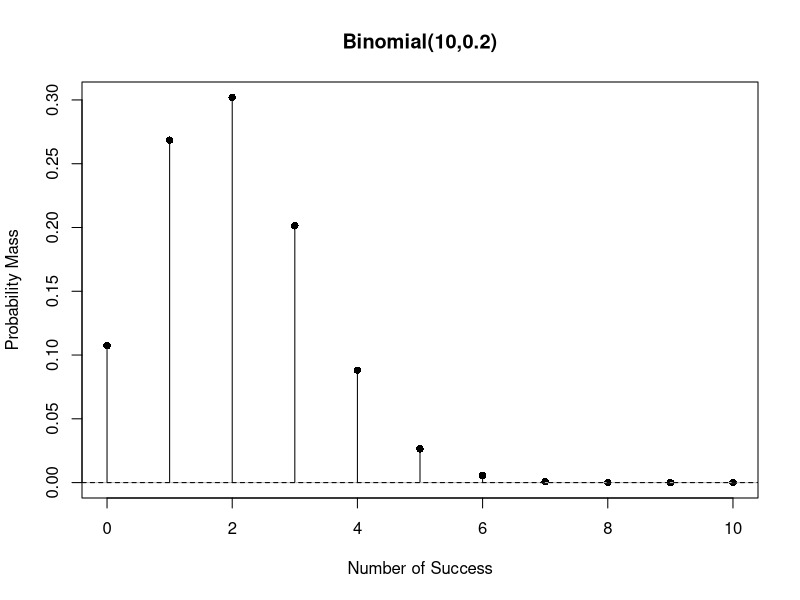
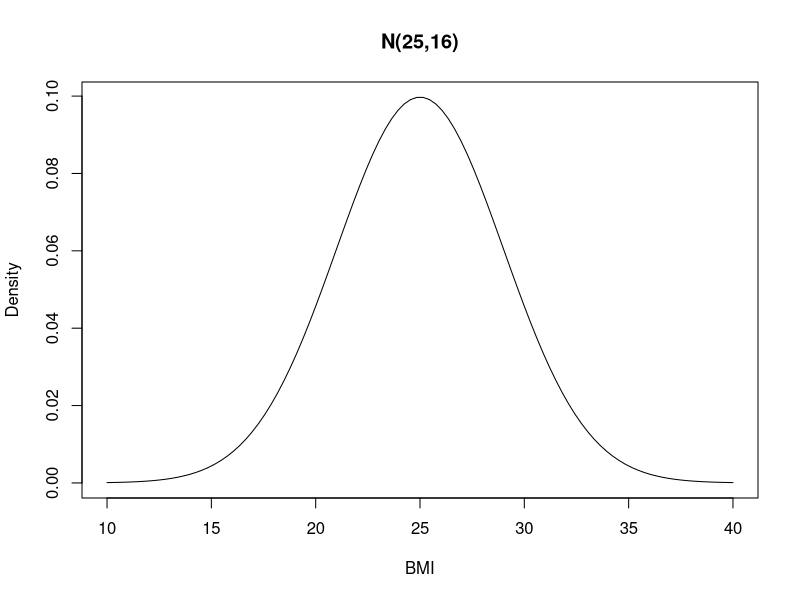
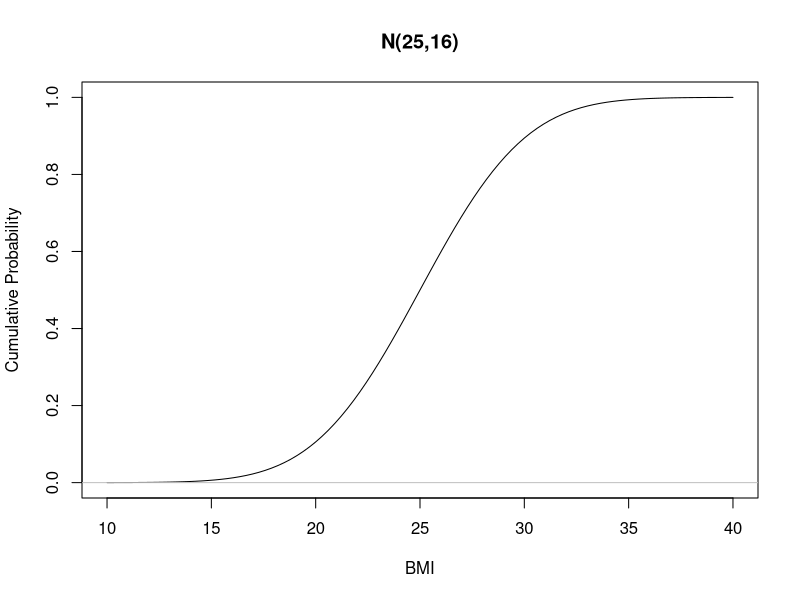

Recreate these plots in R, in order.
#Binomial distribution: assume that we want to examine 10 people for a disease that 
#has a probability of 0.2 in the population of interest. The number of people
#(out of 10) who are affected denoted as Y, has Binomial(10,0.2) distribution. 
#Let us first simulate five random samples from this distribution(examine 5 groups 
#each with 10 people).

rbinom(5, size=10, prob=0.2)

#Here 5 is the number of random samples. Size is num of Bernoulli trial(here n =10) 
#and prob is the probability of interest (1 out of two binary values)
#Each randomly generated number in the output represents the num of people 
#affected by the disease out of 10 people
#below is the simulation for a disease status for a group of 10 people.
rbinom(10, size=10, prob=0.2) 


#Now suppose we want to know the probability of observing 3 out of 10 people
#affected by the disease: P(X=3). Then we need probability mass function dbinom()

dbinom(3, size=10, prob=0.2)

#We can also create a vector X of the possible values of the X and then use this 
#vector as input to dbinom() function

x <- 0:10
Px <- dbinom(x, size=10, prob=0.2)
round(Px,2)

#Uisng vectors x and Px, we can plot the prob. mass function(pmf)

plot(x, Px, type="h", xlab="Number of Success", ylab="Probability Mass", main="Binomial(10,0.2)")
points(x,Px,pch=16)
abline(h=0,col="gray")

#In the plot() the 1st argument provides the values for a vertical axis. We use the 
#type="h" option to create "histogram like" vertical lines. The points at top are 
#added with the points() function, whose option pch=16 gives filled-in circle. 
#Similar to the plot() function, the first and second arguments provides coordinates 
#to the points. Lastly the gray horizontal line at 0 is added with 
#abline(h=0, col="gray").
#The function points and abline only add points and lines to an existing plot. The 
#cannot be used alone. The abline() can be used to draw a straight line to an 
#exhisting plot. h=2 argument draws a horizontal like 2 units above the x axis. 
#abline(a=-5, b=2) draw a line with intercept -5 and slope of 2. By default abline 
#draw a solid line. We can alter this by using lty=2 and other values (try other values).
abline(h=0, lty=2)

#Now suppose that we are interested in the probability of observing three or fewer 
#affected people in a group of 10. We could ofcourse sum the values of pmf: 
#P(Y<=3) = P(Y=0) + P(Y=1) + P(Y=2) + P(Y=3). However, it is easier to use the 
#cumulative distribution function for a binomial random variable. pbinom(), to 
#obtain the lower tail probability:
pbinom(3, size=10, prob=0.2, lower.tail=TRUE)

#By changing the lowe.tail value to FALSE we can calcuate upper tail probability P(Y>3)
#On the other hand to obtain the 0.879 quantile, we use the qbinom() function

qbinom(0.879, size=10, prob=0.2, lower.tail=TRUE)

#===============================================================================

#Poisson Distribution

#Suppose that on average 4 people visit the hospital each hour. Then we can 
#represents the hourly number of hospital visitation as X~Poisson(4) and simulate 
#12 samples from this distribution
rpois(12,4)

#The randomly generated numbers can be regarded as the number of people visiting the hospital at diff hours. Similar to the rbinom(), the 1st arg is the number of samples, and the remaining argumnet represent the distribution parameter(lambda)
#Suppose that we want to know the prob that six people visit the hospital in an hour, then we would use the prob mass function dpois()

dpois(6,4)

#We can create a plot of the pmf by first creating a vector of possible values and finding their corresponding densities.

#To find the prob of 6 or fewer ppl visitin th ehospital(as opposed to the prob of 6 exact people visit), we need to find the lower tail prob of x=6. for this we use ppois()

ppois(6,4)

#The 0.889 quantile of the distribution is 
qpois(0.889,4)

#====================================================================

#Normal Distribution

#Suppose that BMI in a specific population has a normal distribution with mean of 25 and variance of 16: X~N(25,16). Then we can simulate 5 values from this distribution using rnorm() function:

rnorm(5, mean=25, sd=4)

# Thes enumbers can be regarded as BMI values for 5 randomly selected people from 
#this population. In the rnorm() function, the first parameter is the number of 
#samples, the second parameter is the ean and the third parameter is the standard 
#deviation(not the variance)

# Now let us plot the pdf of the distribution. A normal random variable can take 
#any value form -infinity to +infinity. However according to the 68-95-97.7% rule 
#approx. 99.7 of the values fall with in the interval [13,37] i.e 3 std dev of the 
#mean Therefor the interval [10,40] is wide enough to plot the distribution. 
x <- seq(from =10, to=40, length=100)
#Here vectror x is seq of length 100 from 10 to 40
fx <- dnorm(x, mean=25, sd=4)
plot(x, fx, type="l", xlab="BMI", ylab="Density", main="N(25,16)")

#The dnorm() returns the hight of the density curve at a specific point and 
#requires the parameters of the mean and the std. deviation sd. In the plot() 
#function, we are using type="l", to plot the points as a continuous line.

#Recall that for cont. variables, the prob. of a specific value is alwaz zero. 
#Instead, for continuous variables, we are interested in the prob of observing a 
#value in a given interval. For e.g. the prob of observing a BMI less than or equal 
#to 18.5 is the area under the density curve to the left of 18.5. In R, we find 
#this prob. with the cumulative distribution finction pnorm():

pnorm(18.5, mean=25, sd=4, lower.tail=TRUE)
pnorm(18.5, mean=25, sd=4, lower.tail=FALSE)

#qnorm() returns the quantile for normal distribution. Ex. the 0.05 quantile for he above distribution is 
qnorm(0.05,mean=25,sd=4, lower.tail=T)

#We can find the prob of a BMI between 25 and 30 by subtracting their lower tails 
#prob, P(25<X<=30)=P(X<=30)-P(X<=25)

pnorm(30, mean=25, sd=4) - pnorm(25, mean=25,sd=4)

#We can also create a plot of cdf by using vector x as input to pnorm() function:
Fx <- pnorm(x, mean=25, sd=4)
plot(x, Fx, type="l", xlab="BMI", ylab="Cumulative Probability", main="N(25,16)")
abline(h=0,col="gray")

#For the t-distribution, the function rt(), dt(), pt(), qt() are useful. Please check.











